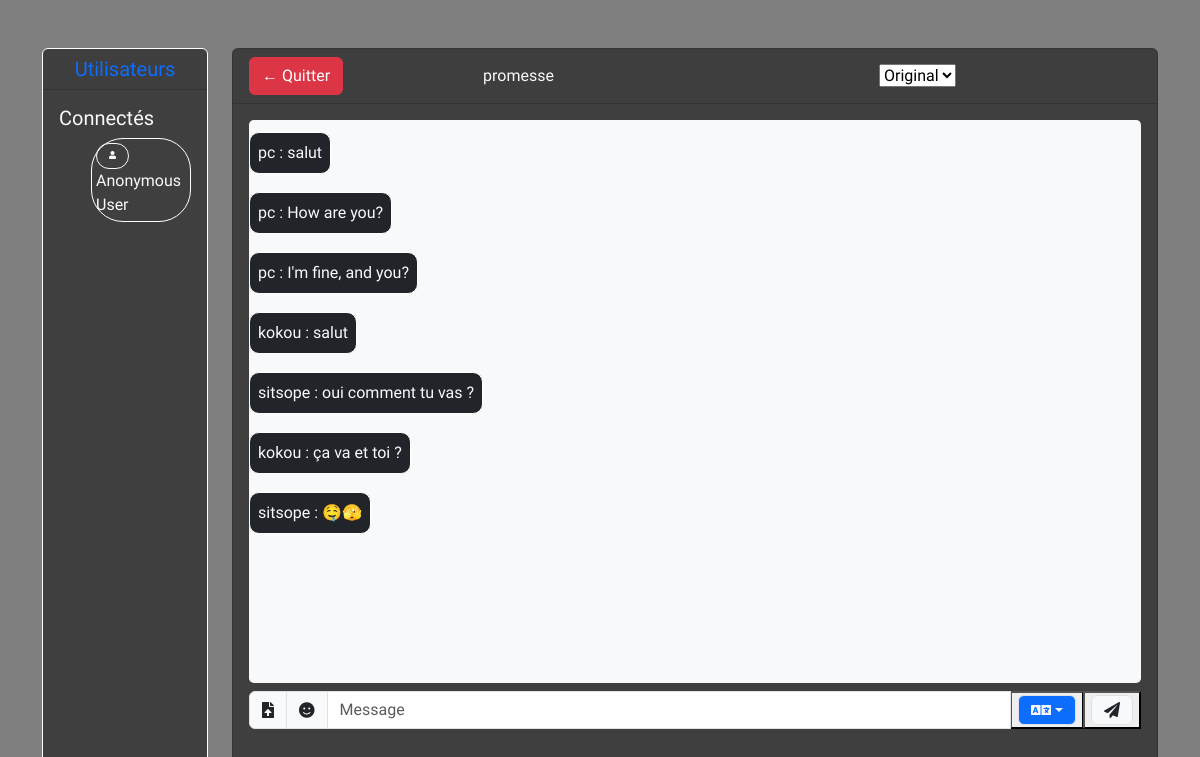
The page /discussion/1/ on the database its author committed.
### videoapp/models.py (models this page shows, shortened)
class Discussion(models.Model):
    name = models.CharField(max_length=255)
    users = models.ManyToManyField(User, related_name='active_discussions', blank=True)
    created_at = models.DateTimeField(auto_now_add=True)
    created_by = models.ForeignKey(User, on_delete=models.CASCADE)

class DiscussionMessage(models.Model):
    discussion = models.ForeignKey(Discussion, related_name='messages', on_delete=models.CASCADE)
    user = models.ForeignKey(User, on_delete=models.CASCADE)  # Utilisateur qui a envoyé le message
    content = models.TextField(blank=True, null=True)  # Message texte
    file = models.FileField(upload_to="uploads/", blank=True, null=True)  # Fichier
    created_at = models.DateTimeField(auto_now_add=True)  # Date et heure de création

### videoapp/views.py (the view)
# urls.py: path('discussion/<int:id>/', joindre_discussion, name='discussion'),
def joindre_discussion(request, id=None):
    discussion, created = Discussion.objects.get_or_create(id=id)
    discuss_messages = DiscussionMessage.objects.filter(discussion=discussion).order_by("created_at")
    message_list = [
        {
            "username": msg.user.username,
            "file": msg.file if msg.file else None,
            "content": msg.content,
            "created_at": msg.created_at.strftime("%Y-%m-%d %H:%M:%S"),
            "file_name": os.path.basename(msg.file.name) if msg.file else None,
        }
        for msg in discuss_messages if msg.content != None or msg.file != None
    ]
    print("List: ", message_list )
    return render(request, "discussion.html", {"discussion": discussion, "message_list": message_list})

### templates/discussion.html (shortened to what this page needs)
<!DOCTYPE html>
<html lang="en">
  <head>
    <link href="https://cdn.jsdelivr.net/npm/bootstrap@5.3.3/dist/css/bootstrap.min.css" rel="stylesheet">
    <link rel="stylesheet" href="https://cdnjs.cloudflare.com/ajax/libs/font-awesome/5.13.0/css/all.min.css">
  </head>
  <body style="background: linear-gradient(rgba(0,0,0, 0.5), rgba(0,0,0, 0.5));">
    <section class="redressed">
        <div class="container mt-5 text-light">
            <div class="row">
                <div class="col-lg-2 col-md-2 d-none d-md-block" id="user-sidebar">
                    <div class="card bg-transparent" style="height: 90vh; border: solid white 1px; background: linear-gradient(rgba(0,0,0, 0.5), rgba(0,0,0, 0.5));">
                        <h5 class="card-header text-center text-primary">Utilisateurs</h5>
                        <div class="card-body text-light">
                            <h5 class="card-title">Connectés</h5>
                            <ul id="user-list">
                                <div class="card-text p-1" style="border: solid 1px white; border-radius: 2em;">
                                    <button class="btn btn-outline-light me-1" type="button" style="border-radius: 4em; font-size: 0.5em;">
                                        <i class="fas fa-user"></i>
                                    </button> {{ request.user }}
                                </div>
                            </ul>
                        </div>
                    </div>
                </div>
                <div class="col-lg-10 col-md-9 col-12">
                    <div class="form-popup" id="myForm" style="z-index: 4550;">
                        <div class="d-flex">
                            <div class="card flex-fill" id="chatarea" style="background: linear-gradient(rgba(0,0,0, 0.5), rgba(0,0,0, 0.5)); height: 90vh;">
                                <div class="card-header d-flex align-items-center justify-content-between text-center">
                                    <a href="{% url 'index' %}" class="btn btn-danger">← Quitter</a>
                                    <div class="col text-center text-light">
                                        {{ discussion.name }}
                                    </div>
                                    <div class="col mx-5">
                                        <select id="chat_lang" class="redressed">
                                            <option selected value="original">Original</option>
                                        </select>
                                    </div>
                                </div>
                                <div class="card-body" style="max-height: 85vh; min-height: 84vh;">
                                    <div class="bg-light py-1 mb-2 redressed overflow-auto" id="text_chat" style="max-height: 90%; min-height: 88%; border-radius: 0.3em; width: 100%;">
                                        {% for sms in message_list %}
                                            {% if sms.username == request.user.username %}
                                                {% if sms.content %}
                                                    <div class="d-block text-end">
                                                        <div class="text-light bg-dark mt-2 p-2" style="border: 1px solid white; border-radius: 10px; display: inline-block; max-width: 90%; margin-bottom: 10px;">
                                                            {{ sms.username }} : {{ sms.content }}
                                                        </div>
                                                    </div>
                                                {% elif sms.file %}
                                                    <div class="d-block text-end">
                                                        <div class="file-message mt-2">
                                                            <a href="{{ sms.file }}" download class="btn btn-primary" style="margin-top: 5px;">
                                                                {{ sms.file_name }} <i class="fas fa-download"></i>
                                                            </a>
                                                        </div>
                                                    </div>
                                                {% endif %}
                                            {% else %}
                                                {% if sms.content %}
                                                    <div class="d-block text-start">
                                                        <div class="text-light bg-dark mt-2 p-2" style="border: 1px solid white; border-radius: 10px; display: inline-block; max-width: 90%; margin-bottom: 10px;">
                                                            {{ sms.username }} : {{ sms.content }}
                                                        </div>
                                                    </div>
                                                {% endif %}
                                            {% endif %}
                                        {% endfor %}
                                    </div>
                                    <div class="input-group mb-2">
                                        <button id="importButton" class="input-group-text"><i class="fas fa-file-upload"></i></button>
                                        <button id="emojiButton" class="input-group-text" aria-label="Ouvrir le sélecteur d'emojis"><i class="fas fa-smile"></i></button>
                                        <input type="text" id="id_message_send_input" class="form-control" placeholder="Message">
                                        <button>
                                            <div class="dropdown redressed">
                                                <span id="selectedValue" class="input-group-text bg-primary dropdown-toggle text-light" role="button" data-bs-toggle="dropdown" aria-expanded="false">
                                                    <i class="fas fa-language"></i>
                                                </span>
                                            </div>
                                        </button>
                                        <button id="id_message_send_button" type="submit">
                                            <span class="input-group-text"><i class="fas fa-paper-plane"></i></span>
                                        </button>
                                    </div>
                                </div>
                            </div>
                        </div>
                    </div>
                </div>
            </div>
        </div>
    </section>
  </body>
</html>

### templates/discussion.html (style rules this page uses)
.redressed { font-family: "Redressed", serif; }

### rows shown on the page
Discussion: name "promesse"
DiscussionMessage: content "salut"
DiscussionMessage: content "How are you?"
DiscussionMessage: content "I'm fine, and you?"
DiscussionMessage: content "salut"
DiscussionMessage: content "oui comment tu vas ?"
DiscussionMessage: content "ça va et toi ?"
DiscussionMessage: content "🤤🫣"

### other values the page prints
{{ request.user }} "AnonymousUser"
{{ sms.username }} "pc" "pc" "pc" "kokou" "sitsope" "kokou" "sitsope"
